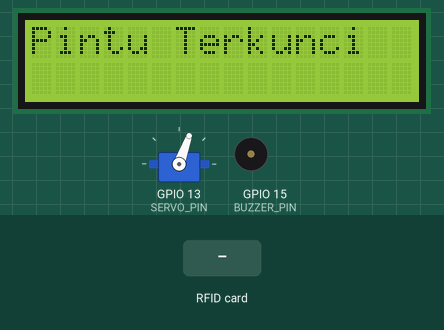
Simulated run of this sketch. Board: ESP32. Parts: 16×2 character LCD, servo, buzzer (waves = sounding, pin HIGH). The test bench sets the inputs (shaded band). EEPROM starts erased; what the sketch prints to the serial monitor is not drawn.

Above: at 0.4 s.
At 2.1 s:
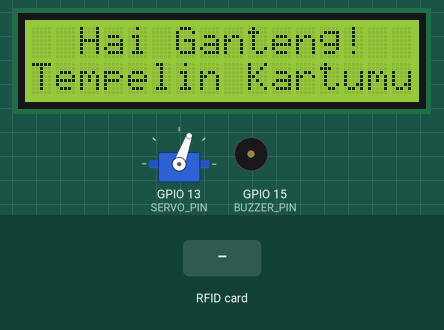
2.2 s: RFID card 05 8A 24 ED 27 02 00 held to the reader
At 4.7 s:
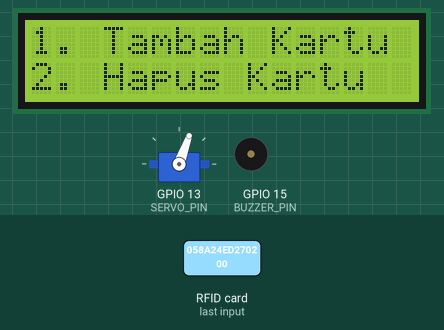
5.0 s: RFID card 5E 7A 19 C4 held to the reader
At 5.9 s:
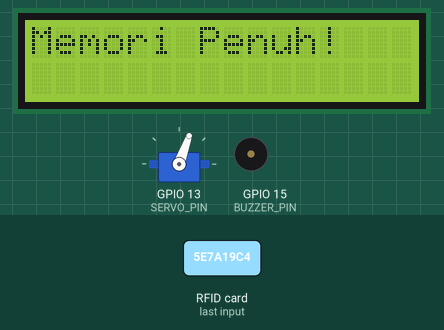
7.6 s: RFID card 5E 7A 19 C4 held to the reader
At 8.4 s:
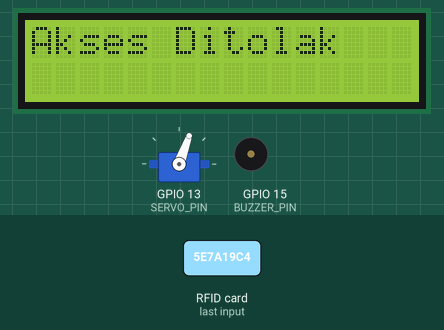
Timing chart, 0 to 10.6 s (numbered marks = the images above; inputs shaded):
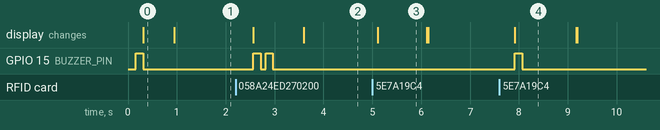

Measured:
- after the input at 2.2 s, GPIO 15 (BUZZER_PIN): alternates HIGH for 0.15 s and LOW for 0.10 s, 4 changes in all, then stays LOW, starting after 0.36 s; the display: first changes after 0.36 s (image 2 shows a later state)
- after the input at 5.0 s, the display: changes after 0.11 s (image 3)
- after the input at 7.6 s, GPIO 15 (BUZZER_PIN): LOW → HIGH after 0.32 s, → LOW 0.15 s later; the display: changes after 0.32 s (image 4)
- what the display in image 0 shows lasts 0.6 s, from 0.3 s to 0.9 s
- what the display in image 3 shows lasts 1.0 s, from 5.1 s to 6.1 s
- what the display in image 4 shows lasts 1.3 s, from 7.9 s to 9.2 s

The sketch:

smartdoor_esp32.ino
```cpp
// >>>>>>>>>>>>>>>>>>>>>>>>>>>>>> SISTEM SMARTDOOR RFID >>>>>>>>>>>>>>>>>>>>>>>>>>>>>>>>>>>>>> //

#include <EEPROM.h>
#include <ESP32Servo.h>
#include <Wire.h>
#include <LiquidCrystal_PCF8574.h>
#include <SPI.h>
#include <MFRC522.h>

// memory
#define EEPROM_SIZE 512   // Ukuran EEPROM di ESP32 (512 byte)
#define MAX_CARDS 10      // Maksimal kartu yang dapat disimpan
#define CARD_LENGTH 22      // Panjang string ID kartu (misalnya "05 8A 24 ED")

// buzzer
#define BUZZER_PIN 15

// rfid
#define SS_PIN 5
#define RST_PIN 27

// servo
#define SERVO_PIN 13

// lcd i2c
#define SDA_PIN 21
#define SCL_PIN 22

String MASTER_UID = "05 8A 24 ED 27 02 00";  // Kartu Admin
String registeredCards[MAX_CARDS];  // Array untuk kartu yang terdaftar
int cardCount = 0;  // Jumlah kartu yang tersimpan

Servo servo;
LiquidCrystal_PCF8574 lcd(0x27);
MFRC522 rfid(SS_PIN, RST_PIN);
bool doorLocked = true;

void setup() {
    Serial.begin(115200);
    pinMode(BUZZER_PIN, OUTPUT);
    Wire.begin(SDA_PIN, SCL_PIN);
    lcd.begin(16, 2);
    lcd.setBacklight(255);
    SPI.begin();
    rfid.PCD_Init();
    servo.attach(SERVO_PIN, 500, 2500);
    EEPROM.begin(EEPROM_SIZE);
    checkEEPROM();
    // clearEEPROM();
    delay(10);

    lockDoor();
    Serial.println("Sistem Siap!");
}

void loop() {
    lcd.setCursor(2, 0);
    lcd.print("Hai Ganteng!");
    lcd.setCursor(0, 1);
    lcd.print("Tempelin Kartumu");

    if (!rfid.PICC_IsNewCardPresent() || !rfid.PICC_ReadCardSerial()) return;

    String cardID = getCardID();
    Serial.print("Kartu Terbaca: ");
    Serial.println(cardID);
    delay(300);
    lcd.clear();

    if (cardID.substring(1) == MASTER_UID) {
        adminMenu();
    } else if (isRegistered(cardID)) {
        toggleDoor();
    } else {
        lcd.print("Akses Ditolak");
        buzzer_sekali();
        delay(1000);
        lcd.clear();
    }

    rfid.PICC_HaltA();
    rfid.PCD_StopCrypto1();
}

// === FUNGSI EEPROM === //

// Menyimpan kartu ke EEPROM
bool registerCard(String cardID) {
    for (int i = 0; i < MAX_CARDS; i++) {
        String storedCard = loadCard(i);
        if (storedCard.length() == 0 || storedCard == " ") { // Cek slot kosong
            saveCard(i, cardID);
            Serial.println("Kartu berhasil disimpan di slot " + String(i));
            return true;
        }
    }
    Serial.println("Memori penuh! Tidak dapat menyimpan kartu.");
    return false;
}

// Menghapus kartu dari EEPROM
void removeCard(String cardID) {
    for (int i = 0; i < MAX_CARDS; i++) {
        if (loadCard(i) == cardID) {
            clearCard(i);
            break;
        }
    }
}

// Fungsi menyimpan kartu ke EEPROM
void saveCard(int index, String cardID) {
    int addr = index * CARD_LENGTH;
    for (int i = 0; i < cardID.length(); i++) {
        EEPROM.write(addr + i, cardID[i]);
    }
    EEPROM.write(addr + cardID.length(), '\0');  // Null terminator
    EEPROM.commit();
}

// Fungsi membaca kartu dari EEPROM
String loadCard(int index) {
    int addr = index * CARD_LENGTH;
    char buffer[CARD_LENGTH];
    for (int i = 0; i < CARD_LENGTH; i++) {
        buffer[i] = EEPROM.read(addr + i);
    }
    return String(buffer);
}

// Menghapus data kartu dari EEPROM
void clearCard(int index) {
    int addr = index * CARD_LENGTH;
    for (int i = 0; i < CARD_LENGTH; i++) {
        EEPROM.write(addr + i, 0);
    }
    EEPROM.commit();
}

// Mengecek apakah kartu sudah terdaftar
bool isRegistered(String cardID) {
    for (int i = 0; i < MAX_CARDS; i++) {
        if (loadCard(i) == cardID) return true;
    }
    return false;
}

void clearEEPROM() {
    for (int i = 0; i < EEPROM_SIZE; i++) {
        EEPROM.write(i, 0);
    }
    EEPROM.commit();
    Serial.println("EEPROM berhasil dikosongkan!");
}

void checkEEPROM() {
    Serial.println("Cek isi EEPROM:");
    for (int i = 0; i < MAX_CARDS; i++) {
        String storedCard = loadCard(i);
        Serial.print("Slot ");
        Serial.print(i);
        Serial.print(": ");
        Serial.println(storedCard);
    }
}


// === FUNGSI RFID & PINTU === //
String getCardID() {
    String ID = "";
    for (byte i = 0; i < rfid.uid.size; i++) {
        ID.concat(String(rfid.uid.uidByte[i] < 0x10 ? " 0" : " "));
        ID.concat(String(rfid.uid.uidByte[i], HEX));
    }
    ID.toUpperCase();
    return ID;
}

void toggleDoor() {
    if (doorLocked) unlockDoor();
    else lockDoor();
}

void unlockDoor() {
    lcd.clear();
    lcd.print("Akses Diterima");
    servo.write(160);
    buzzer_sekali();
    doorLocked = false;
    delay(500);
    lcd.clear();
}

void lockDoor() {
    lcd.clear();
    servo.write(70);
    doorLocked = true;
    lcd.print("Pintu Terkunci");
    buzzer_sekali();
    delay(500);
    lcd.clear();
}

// === MODE ADMIN === //
void adminMenu() {
    lcd.clear();
    lcd.print("Admin Mode");
    buzzer_duakali();
    delay(500);
    lcd.clear();
    lcd.print("1. Tambah Kartu");
    lcd.setCursor(0, 1);
    lcd.print("2. Hapus Kartu");
    delay(1500);

    while (!rfid.PICC_IsNewCardPresent() || !rfid.PICC_ReadCardSerial());
    String newCardID = getCardID();
    lcd.clear();
    if (!isRegistered(newCardID)) {
        if (registerCard(newCardID)) {
            lcd.print("Kartu");
            lcd.setCursor(0, 1);
            lcd.print("Ditambahkan!");
            buzzer_tambahkartu();
        } else {
            lcd.print("Memori Penuh!");
        }
    } else {
        lcd.print("Kartu Dihapus!");
        removeCard(newCardID);
        buzzer_hapuskartu();
    }
    delay(1000);
    lcd.clear();
}

// === FUNGSI BUZZER === //
void buzzer_sekali() {
    digitalWrite(BUZZER_PIN, HIGH);
    delay(150);
    digitalWrite(BUZZER_PIN, LOW);
    delay(100);
}

void buzzer_duakali() {
    for (int i = 0; i < 2; i++) {
        digitalWrite(BUZZER_PIN, HIGH);
        delay(150);
        digitalWrite(BUZZER_PIN, LOW);
        delay(100);
    }
}

void buzzer_tambahkartu() {
    digitalWrite(BUZZER_PIN, HIGH);
    delay(100);
    digitalWrite(BUZZER_PIN, LOW);
    delay(100);
    digitalWrite(BUZZER_PIN, HIGH);
    delay(350);
    digitalWrite(BUZZER_PIN, LOW);
}

void buzzer_hapuskartu() {
    digitalWrite(BUZZER_PIN, HIGH);
    delay(250);
    digitalWrite(BUZZER_PIN, LOW);
    delay(100);
    digitalWrite(BUZZER_PIN, HIGH);
    delay(100);
    digitalWrite(BUZZER_PIN, LOW);
}

// <<<<<<<<<<<<<<<<<<<<<<<<<<<<< AKHIR KODE <<<<<<<<<<<<<<<<<<<<<<<<<<<< //
```
